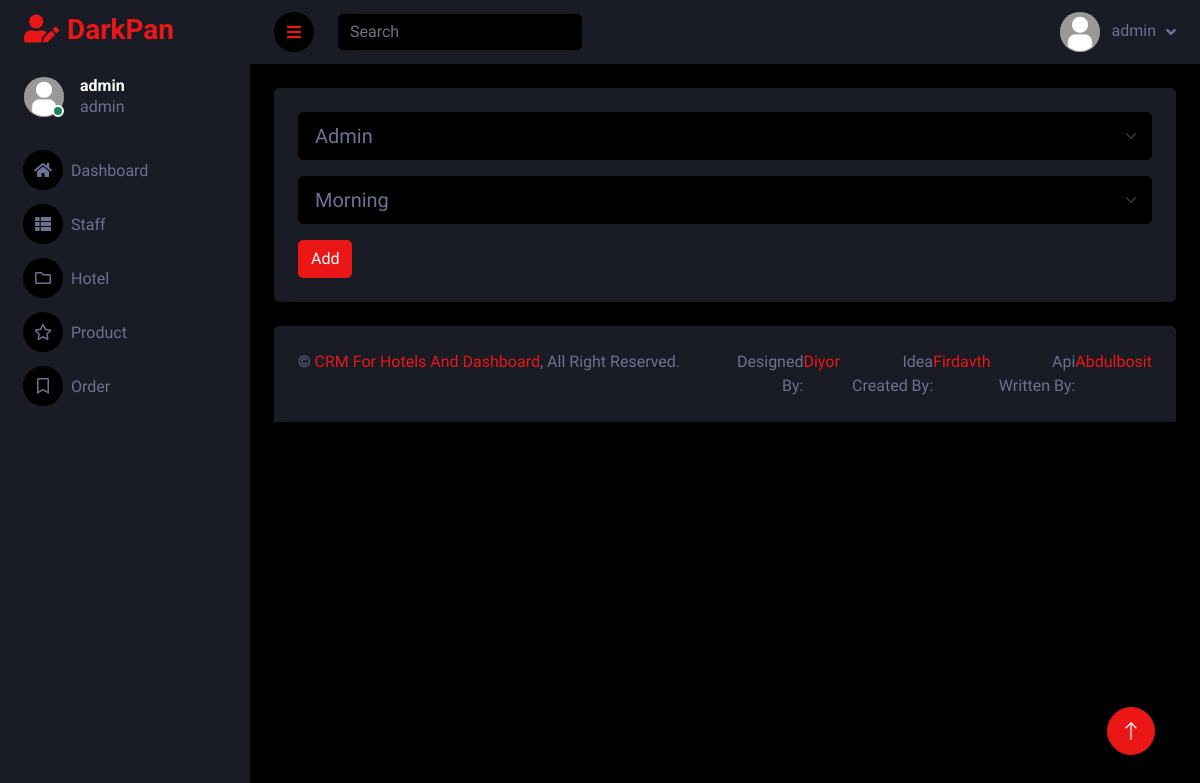
Screenshot of /staff/update/1/ (signed in) with the database file from the repository.
### main/models.py (models this page shows, shortened)
class User(AbstractUser):
    status = models.IntegerField(default=3, choices=(
        (1, 'admin'),
        (2, 'staff'),
        (3, 'user'),
    ))
    phone = models.IntegerField(null=True, blank=True)
    passport = models.CharField(max_length=210, null=True, blank=True)

class Staff(models.Model):
    name = models.CharField(max_length=210)
    l_name = models.CharField(max_length=210)
    status = models.ForeignKey(Role, on_delete=models.SET_NULL, null=True, blank=True)
    img = models.ImageField(max_length=210)
    user = models.ForeignKey(User, on_delete=models.CASCADE)
    time = models.IntegerField(choices=(
        (1, 'Morning: from 8 a.m until 4 p.m'),
        (2, 'Afternoon: from 4 p.m until 0 p.m'),
        (3, 'Night: from 0 p.m until  8 a.m'),
    ))
    enter = models.BooleanField(default=False)
    many = models.IntegerField(default=0)
    qr = models.FileField(upload_to="Qr/", null=True, blank=True)

class Role(models.Model):
    name = models.CharField(max_length=210)

### main/views.py (the view, shortened to what this page needs)
# urls.py: path('staff/update/<int:pk>/', update_staff, name='update-staff'),
@login_required(login_url='login')
def update_staff(request, pk):
    try:
        st = Staff.objects.get(id=pk)
        print(st.status)
        context = {
            'role': Role.objects.all(),
            'staff': st
        }
        return render(request, 'update-staff.html', context)
    except Exception as err:
        print(err)

### templates/update-staff.html (shortened to what this page needs)
{% extends "base.html" %}
{% load static %}
{% block content %}
    <div class="container-fluid pt-4 px-4">
        <div class="row g-4">
            <div class="col-sm-12 col-xl-12">
                <div class="bg-secondary rounded h-100 p-4">
                    <form action="{% url 'update-staff' staff.id %}" method="post">
                        <div class="col-12">
                             <select class="form-select form-select-lg mb-3" name="status" aria-label=".form-select-lg example" required>
                                <option value="{{ staff.status.id }}" selected>{{ staff.status.name }}</option>
                            </select>
                        </div>
                        <div class="col-12">
                            <select class="form-select form-select-lg mb-3" name="time" aria-label=".form-select-lg example" required>
                                <option value="1">Morning</option>
                            </select>
                        </div>
                        <button type="submit" class="btn btn-primary">Add</button>
                    </form>
                </div>
            </div>
        </div>
    </div>
{% endblock %}

### templates/base.html (shortened to what this page needs)
{% load static %}
<!DOCTYPE html>
<html lang="en">
<head>
    <link href="https://cdnjs.cloudflare.com/ajax/libs/font-awesome/5.10.0/css/all.min.css" rel="stylesheet">
    <link href="https://cdn.jsdelivr.net/npm/bootstrap-icons@1.4.1/font/bootstrap-icons.css" rel="stylesheet">
    <link href="{% static 'lib/owlcarousel/assets/owl.carousel.min.css' %}" rel="stylesheet">
    <link href="{% static 'lib/tempusdominus/css/tempusdominus-bootstrap-4.min.css' %}" rel="stylesheet" />
    <link href="{% static 'css/bootstrap.min.css' %}" rel="stylesheet">
    <link href="{% static 'css/style.css' %}" rel="stylesheet">
</head>
<body>
    <div class="container-fluid position-relative d-flex p-0">
        <div class="sidebar pe-4 pb-3">
            <nav class="navbar bg-secondary navbar-dark">
                <a href="{% url 'dashboard' %}" class="navbar-brand mx-4 mb-3">
                    <h3 class="text-primary"><i class="fa fa-user-edit me-2"></i>DarkPan</h3>
                </a>
                <div class="d-flex align-items-center ms-4 mb-4">
                    <div class="position-relative">
                        <img class="rounded-circle" src="{% static 'img/user.png' %}" alt="" style="width: 40px; height: 40px;">
                        <div class="bg-success rounded-circle border border-2 border-white position-absolute end-0 bottom-0 p-1"></div>
                    </div>
                    <div class="ms-3">
                        <h6 class="mb-0">{{ user }}</h6>
                        <span>{{ user.get_status_display }}</span>
                    </div>
                </div>
                <div class="navbar-nav w-100">
                    {% if request.path == '/dashboard/' %}
                        <a href="{% url 'dashboard' %}" class="nav-item nav-link active"><i class="fa fa-home me-2"></i>Dashboard</a>
                    {% else %}
                        <a href="{% url 'dashboard' %}" class="nav-item nav-link"><i class="fa fa-home me-2"></i>Dashboard</a>
                    {% endif %}
                    <div class="nav-item dropdown">
                        {% if request.path == '/role/' %}
                            <a href="#" class="nav-link active" data-bs-toggle="dropdown"><i class="fa fa-th-list me-2"></i>Staff</a>
                            <div class="dropdown-menu bg-transparent border-0">
                                <a href="{% url 'role' %}" class="dropdown-item ml">Role For Staff</a>
                                <a href="{% url 'users' %}" class="dropdown-item ml">Users For Staff</a>
                                <a href="{% url 'staff' %}" class="dropdown-item ml">Staff</a>
                            </div>
                        {% else %}
                            <a href="#" class="nav-link" data-bs-toggle="dropdown"><i class="fa fa-th-list me-2"></i>Staff</a>
                        {% endif %}
                    </div>
                    <div class="nav-item dropdown">
                        {% if request.path == '/rooms/image/' %}
                            <a href="#" class="nav-link active" data-bs-toggle="dropdown"><i class="far fa-folder me-2"></i>Hotel</a>
                            <div class="dropdown-menu bg-transparent border-0 ml">
                                <a href="{% url 'category' %}" class="dropdown-item">Room Category</a>
                                <a href="{% url 'image' %}" class="dropdown-item">Room Image</a>
                                <a href="{% url 'room' %}" class="dropdown-item">Room</a>
                                <a href="{% url 'des' %}" class="dropdown-item">About Room</a>
                                <a href="{% url 'ads' %}" class="dropdown-item">Advertisers</a>
                                <a href="{% url 'hotel-image' %}" class="dropdown-item">Hotel Image</a>
                                <a href="{% url 'hotel' %}" class="dropdown-item">Hotel</a>
                            </div>
                        {% else %}
                            <a href="#" class="nav-link" data-bs-toggle="dropdown"><i class="far fa-folder me-2"></i>Hotel</a>
                        {% endif %}
                    </div>
                    <div class="nav-item dropdown">
                        {% if request.path == '/food/'%}
                            <a href="#" class="nav-link active" data-bs-toggle="dropdown"><i class="far fa-star me-2"></i>Product</a>
                            <div class="dropdown-menu bg-transparent border-0 ml">
                                <a href="{% url 'food' %}" class="dropdown-item">Food</a>
                                <a href="{% url 'menu' %}" class="dropdown-item">Menu</a>
                            </div>
                        {% elif request.path == '/menu/' %}
                            <a href="#" class="nav-link active" data-bs-toggle="dropdown"><i class="far fa-star me-2"></i>Product</a>
                            <div class="dropdown-menu bg-transparent border-0 ml">
                                <a href="{% url 'food' %}" class="dropdown-item">Food</a>
                                <a href="{% url 'menu' %}" class="dropdown-item">Menu</a>
                            </div>
                        {% else %}
                            <a href="#" class="nav-link" data-bs-toggle="dropdown"><i class="far fa-star me-2"></i>Product</a>
                        {% endif %}
                    </div>
                    <div class="nav-item dropdown">
                        {% if request.path == '/order/' %}
                            <a href="{% url 'order' %}" class="nav-link active" data-bs-toggle="dropdown"><i class="far fa-bookmark me-2"></i>Order</a>
                        {% else %}
                            <a href="{% url 'order' %}" class="nav-link" data-bs-toggle="dropdown"><i class="far fa-bookmark me-2"></i>Order</a>
                        {% endif %}
                    </div>
                </div>
            </nav>
        </div>
        <div class="content">
            <nav class="navbar navbar-expand bg-secondary navbar-dark sticky-top px-4 py-0">
                <a href="#" class="sidebar-toggler flex-shrink-0">
                    <i class="fa fa-bars"></i>
                </a>
                <form class="d-none d-md-flex ms-4">
                    <input class="form-control bg-dark border-0" type="search" placeholder="Search">
                </form>
                <div class="navbar-nav align-items-center ms-auto">
                    <div class="nav-item dropdown">
                        <a href="#" class="nav-link dropdown-toggle" data-bs-toggle="dropdown">
                            <img class="rounded-circle me-lg-2" src="{% static 'img/user.png' %}" alt="" style="width: 40px; height: 40px;">
                            <span class="d-none d-lg-inline-flex">{{ user }}</span>
                        </a>
                    </div>
                </div>
            </nav>
        {% block content %}
        {% endblock content %}
            <div class="container-fluid pt-4 px-4">
                <div class="bg-secondary rounded-top p-4">
                    <div class="row">
                        <div class="col-12 col-sm-6 text-center text-sm-start">
                            &copy; <a href="{% url 'dashboard' %}">CRM For Hotels And Dashboard</a>, All Right Reserved.
                        </div>
                        <div class="col-12 col-sm-6 text-center text-sm-end df">
                            Designed By:  <a href="mailto:dbdmjkf@gmail.com">Diyor</a>
                            &emsp;Idea Created By: <a href="#">Firdavth</a>
                            &emsp;Api Written By: <a href="#">Abdulbosit</a>
                        </div>
                    </div>
                </div>
            </div>
        </div>
        <a href="#" class="btn btn-lg btn-primary btn-lg-square back-to-top"><i class="bi bi-arrow-up"></i></a>
    </div>
</body>
</html>

### static/css/style.css (style rules this page uses)
:root { --primary: #EB1616; --secondary: #191C24; --light: #6C7293; --dark: #000000; }
.back-to-top { position: fixed; display: none; right: 45px; bottom: 45px; z-index: 99; }
.btn { transition: .5s; }
.btn-lg-square { width: 48px; height: 48px; }
.btn-square, .btn-sm-square, .btn-lg-square { padding: 0; display: inline-flex; align-items: center; justify-content: center; font-weight: normal; border-radius: 50px; }
.sidebar { position: fixed; top: 0; left: 0; bottom: 0; width: 250px; height: 100vh; overflow-y: auto; background: var(--secondary); transition: 0.5s; z-index: 999; }
.content { margin-left: 250px; min-height: 100vh; background: var(--dark); transition: 0.5s; }
@media (min-width: 992px) { .sidebar { margin-left: 0; } }
@media (min-width: 992px) { .content { width: calc(100% - 250px); } }
.sidebar .navbar .navbar-nav .nav-link { padding: 7px 20px; color: var(--light); font-weight: 500; border-left: 3px solid var(--secondary); border-radius: 0 30px 30px 0; outline: none; }
.sidebar .navbar .navbar-nav .nav-link i { width: 40px; height: 40px; display: inline-flex; align-items: center; justify-content: center; background: var(--dark); border-radius: 40px; }
.content .navbar .navbar-nav .nav-link { margin-left: 25px; padding: 12px 0; color: var(--light); outline: none; }
.content .navbar .sidebar-toggler, .content .navbar .navbar-nav .nav-link i { width: 40px; height: 40px; display: inline-flex; align-items: center; justify-content: center; background: var(--dark); border-radius: 40px; }
.content .navbar .dropdown-toggle::after { margin-left: 6px; vertical-align: middle; border: none; content: "\f107"; font-family: "Font Awesome 5 Free"; font-weight: 900; transition: .5s; }
.df { display: flex; justify-content: center; }

### rows the page displays
User: username "admin", status "admin"
Staff: status "Admin"
